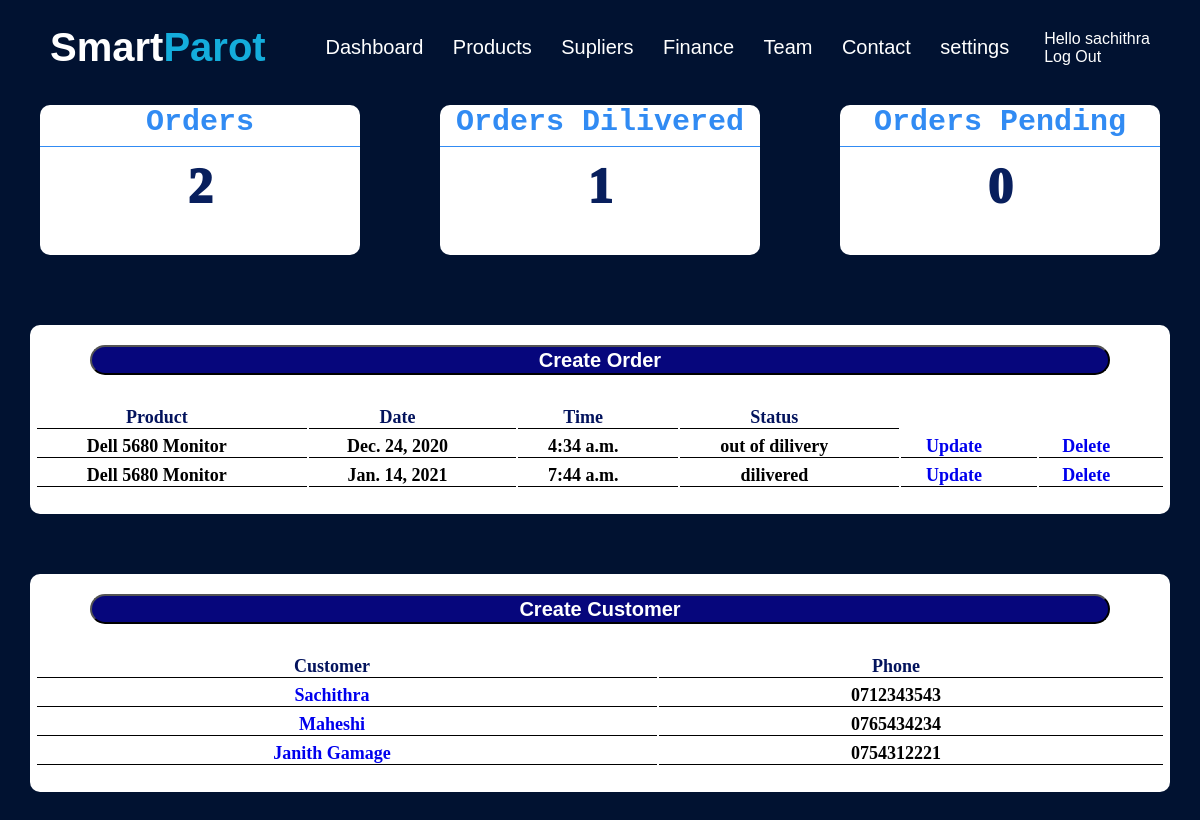
The app's page /crm (signed in), older data.
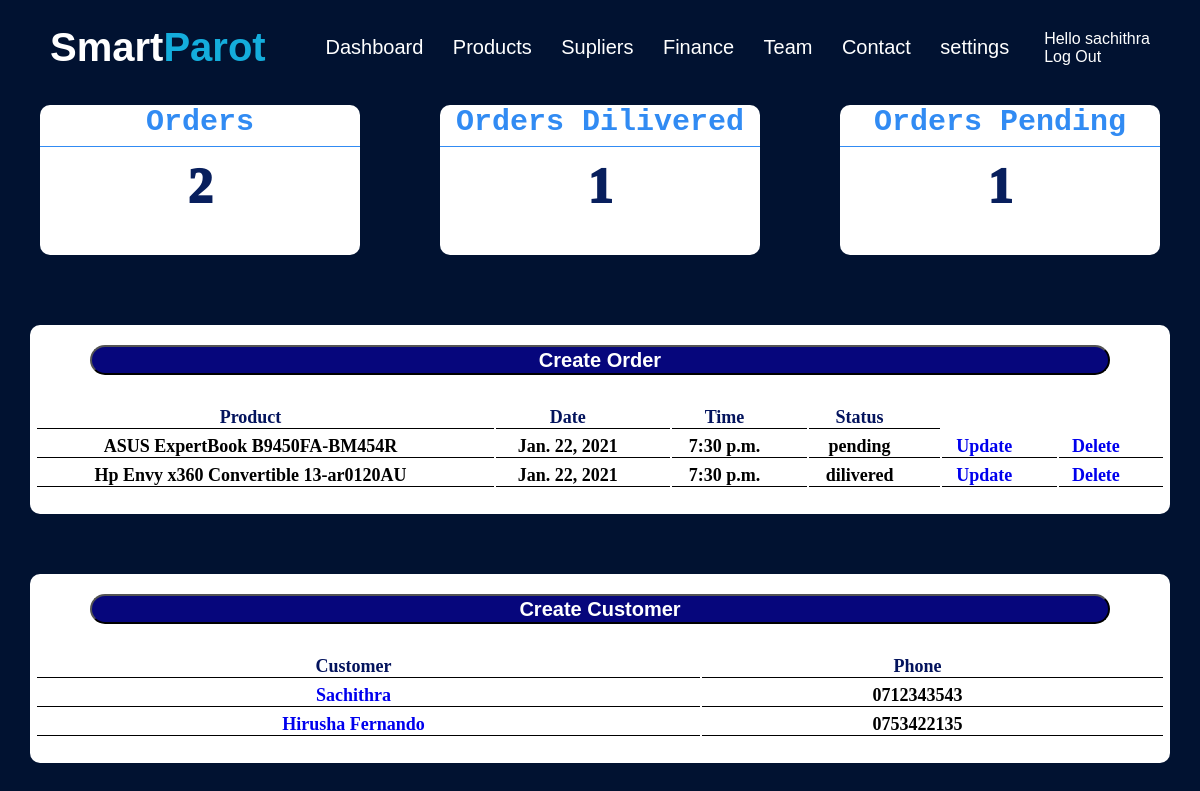
The same page, newer data.
### web1/models.py (models this page shows, shortened)
class Order(models.Model):
    customer = models.ForeignKey(Customer,on_delete=models.SET_NULL,blank=True,null=True)
    product =  models.ForeignKey(Products,on_delete=models.SET_NULL,blank=True,null=True)
    status = models.CharField(max_length=200,blank=True,null=True,choices=STATUS_CHOICES)
    date_created =models.DateTimeField(auto_now_add=set,null=True)
    note = models.CharField(max_length=2000,null=True,blank=True)

class Products(models.Model):
    name = models.CharField(max_length=200,blank=True,null=True)
    picture = models.ImageField(blank=True,null=True)
    price = models.IntegerField(blank=True,null=True)
    qtn = models.IntegerField(blank=True,null=True)
    category = models.CharField(max_length=40,blank=True,null=True,choices=CATEGORY_CHOICES)
    description = models.TextField(blank=True,null=True)
    date_created = models.DateTimeField(auto_now_add=set, null=True)

class Customer(models.Model):
    user = models.OneToOneField(User,null=True,on_delete=models.CASCADE)
    name = models.CharField(max_length=200,null=True,blank=True)
    phone = models.CharField(max_length=10,null=True,blank=True)
    email= models.EmailField(null=True,blank=True)
    profile_picture = models.ImageField(null=True,blank=True )
    date_created = models.DateTimeField(auto_now_add=set,null=True)

### web1/decorators.py (the view)
    def wrapper_func(request,*args,**kwargs):
        group = None
        if request.user.groups.exists():
            group = request.user.groups.all()[0].name
        if group == "Customer":
            return redirect("userpage")
        if group == "admin":
            return view_func(request,*args,**kwargs)

### web1/views.py (called while the page is built)
@login_required(login_url="login")
@admin_only
def home(request):
    customers = Customer.objects.all()
    order_items = Order.objects.all()
    orders= order_items.count()
    pending_orders = Order.objects.filter(status="pending").count()
    dilivered_orders = Order.objects.filter(status="dilivered").count()
    context={
        "order_item": order_items,
        "pending_orders":pending_orders,
        "orders":orders,
        "dilivered_orders":dilivered_orders,
        "customers":customers
    }
    return render(request,'web1/dashbord.html',context)

### web1/templates/web1/dashbord.html (shortened to what this page needs)
{% extends "web1/base.html" %}
{% block body %}
{% include 'web1/status.html' %}
<div class="dash-row">
    <div class="dash-col" >
        <div class="button-dash">
            <button><a href="{% url 'createorder' %}">Create Order</a></button>
        </div>
       <div class="dash-card">
            <table>
                <tr class="heading">
                    <th>Product</th>
                    <th>Date </th>
                    <th>Time</th>
                    <th>Status</th>
                </tr>
                {% for order in order_item %}
                <tr>
                    <th>{{order.product.name}}</th>
                    <th>{{order.date_created.date}}</th>
                    <th>{{order.date_created.time}}</th>
                    <th>{{order.status}}</th>
                    <th><a href="{% url 'updateorder' order.id %}">Update</a></th>
                    <th><a href="{% url 'deleteorder' order.id %}">Delete</a></th>
                </tr>
                {% endfor %}
            </table>
        </div>
    </div>
    <div class="dash-col" id="dash-col">
        <div class="button-dash">
            <button><a href="{% url 'createcustomer' %}">Create Customer</a></button>
        </div>
        <div class="dash-card">
            <table>
                <tr class="heading">
                    <th>Customer</th>
                    <th>Phone</th>
                </tr>
                {% for cusomer in customers %}
                <tr>
                    <th><a href="{% url 'customers' cusomer.id %}">{{cusomer.name}}</a></th>
                    <th>{{cusomer.phone}}</th>
                </tr>
                {% endfor %}
            </table>
        </div>
    </div>
</div>
{% endblock %}

### web1/templates/web1/base.html (shortened to what this page needs)
<!DOCTYPE html>
<html lang="en">
<head>
    {% load static %}
    <link rel= "stylesheet" type="text/css" href="{% static 'css/login.css' %}">
</head>
<body>
    {% include 'web1/navbar.html' %}
    {%block body %}
    {%endblock %}
</body>
</html>

### web1/templates/web1/navbar.html (shortened to what this page needs)
<!DOCTYPE html>
<html lang="en">
<head>
    {% load static %}
    <link rel= "stylesheet" type="text/css" href="{% static 'css/navbar.css' %}">
</head>
<body>
    <nav class="navbar">
        <div class="max-width">
            <div class="logo"><a href="#">Smart<span>Parot</span></a></div>
            {% if request.user.is_authenticated %}
            <ul class="menu">
                {% if request.user.is_staff %}
                <li><a href="{% url 'home' %}">Dashboard</a></li>
                <li><a href="{% url 'products' %}">Products</a></li>
                <li><a href="#">Supliers</a></li>
                <li><a href="#">Finance</a></li>
                {% endif %}
                <li><a href="#">Team</a></li>
                <li><a href="#">Contact</a></li>
                <li><a href="{% url 'account' %}">settings</a></li>
            </ul>
            <div>
                <div class="head" style="color:white;">Hello {{ request.user.username }}</div>
                <div class="head"><a style="color:white;" href="{% url 'logout' %}">Log Out</a></div>
            </div>
            {%endif%}
        </div>
    </nav>
</body>
</html>

### web1/templates/web1/status.html (shortened to what this page needs)
<!DOCTYPE html>
<html lang="en">
<head>
</head>
<body>
    <div class="container-status" >
        <div class="col" id="order">
            <h1>Orders</h1>
            <div class="card">
                {{orders}}
            </div>
        </div>
        <div class="col" id = "diliver">
            <h1>Orders Dilivered</h1>
            <div class="card">{{dilivered_orders}}</div>
        </div>
        <div class="col" id="pending">
            <h1>Orders Pending</h1>
            <div class="card">
                {{ pending_orders}}
            </div>
        </div>
    </div>
</body>
</html>

### static/css/login.css (style rules this page uses)
body { margin: 0; padding: 0; box-sizing: border-box; border-radius: 5px; background-color: rgb(1, 18, 49); font-style:arial; }

### static/css/navbar.css (style rules this page uses)
* { margin: 0px; padding: 0px; box-sizing: border-box; text-decoration: none; }
.navbar { position: relative; width: 100%; padding: 25px 50px; font-family: "Franklin Gothic Medium", "Arial Narrow", Arial, sans-serif; transition: all 0.3s ease; }
.max-width { max-width: 1500px; margin: auto; }
.navbar .max-width { display: flex; align-items: center; justify-content: space-between; }
.navbar .logo a { color: white; font-size: 40px; font-weight: 600; }
.navbar .logo a span { color: rgb(20, 173, 220); font-size: 40px; font-weight: 600; }
.navbar .menu li { list-style: none; display: inline-block; }
.navbar .menu li a { color: white; font-size: 20px; font-weight: 500; margin-left: 25px; transition: color 0.3s ease; }
.head { color:white; }

### web1/templates/web1/status.html (style rules this page uses)
.container-status { display: grid; grid-template-columns: 1fr 1fr 1fr; }
.col { background: white; margin: 10px 40px; border-radius: 10px; height: 150px; }
h1 { font-size: 30px; font-weight: 700; font-family: monospace; width: 100%; text-align: center; color: rgb(49, 139, 243); border-bottom: 1px solid; padding-bottom: 7px; }
.card { font-size: 50px; text-align:center; font-weight: 1000; margin-top: 10px; color: rgb(8, 31, 93); }

### web1/templates/web1/dashbord.html (style rules this page uses)
.dash-row { display:grid; grid-template-columns: 64% 33%; width:100%; margin-top: 30px; }
.dash-col { background-color: white; margin: 10px 0px 0 40px; border-radius: 10px; padding-bottom:20px ; }
.dash-card { width: 100%; padding:5px; }
table { width: 100%; }
.heading { color:rgb(3, 19, 93); font-size: 23px; }
.button-dash { display: flex; align-items: center; height: 70px; width: 100%; }
.button-dash button { width: 100%; height: 30px; background-color: rgb(6, 6, 124); margin: 0 60px; border-radius: 30px; font-size: 20px; font-weight: 600; }
th { padding-right: 30px; padding-top: 5px; font-size: 18px; margin-left:10px; border-bottom: 1px black solid; }
.button-dash button a { color:white }
#dash-col { margin-left: 80px ; }
@media (max-width: 1200px ) { .dash-row { display:grid; grid-template-columns: 1fr; width:100%; margin-top: 30px; } }
@media (max-width: 1200px ) { .heading { color:rgb(3, 19, 93); font-size: 18px; } }
@media (max-width: 1200px ) { #dash-col { margin-left: 30px ; } }
@media (max-width: 1200px ) { .dash-col { background-color: white; margin: 30px; border-radius: 10px; } }

Row changes from the older to the newer data that the page shows:
removed Order: product.name "Dell 5680 Monitor", date_created "Dec. 24, 2020", date_created.time "4:34 a.m.", status "out of dilivery"
removed Order: product.name "Dell 5680 Monitor", date_created "Jan. 14, 2021", date_created.time "7:44 a.m.", status "dilivered"
removed Customer: name "Maheshi", phone "0765434234"
removed Customer: name "Janith Gamage", phone "0754312221"
added Order: product.name "ASUS ExpertBook B9450FA-BM454R", date_created "Jan. 22, 2021", date_created.time "7:30 p.m.", status "pending"
added Order: product.name "Hp Envy x360 Convertible 13-ar0120AU", date_created "Jan. 22, 2021", date_created.time "7:30 p.m.", status "dilivered"
added Customer: name "Hirusha Fernando", phone "0753422135"
Text that changed along with them:
{{ pending_orders }}: "0" → "1"
